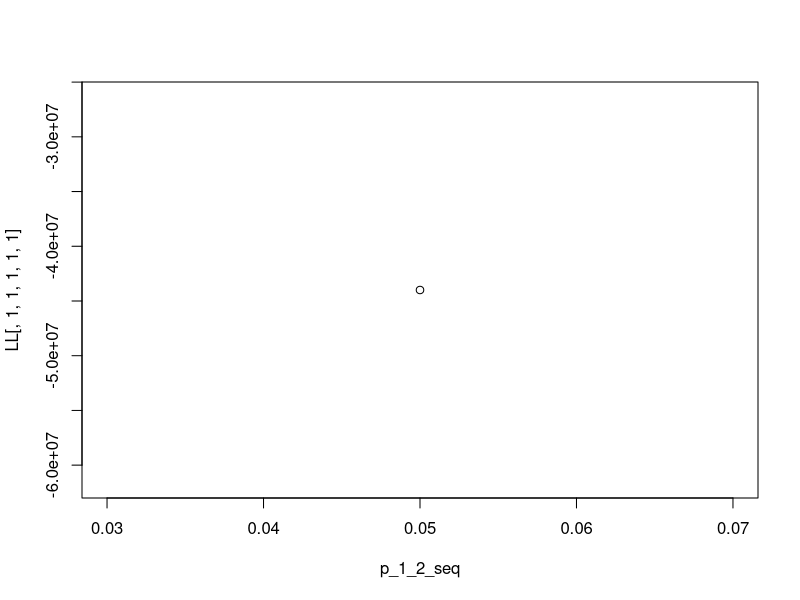
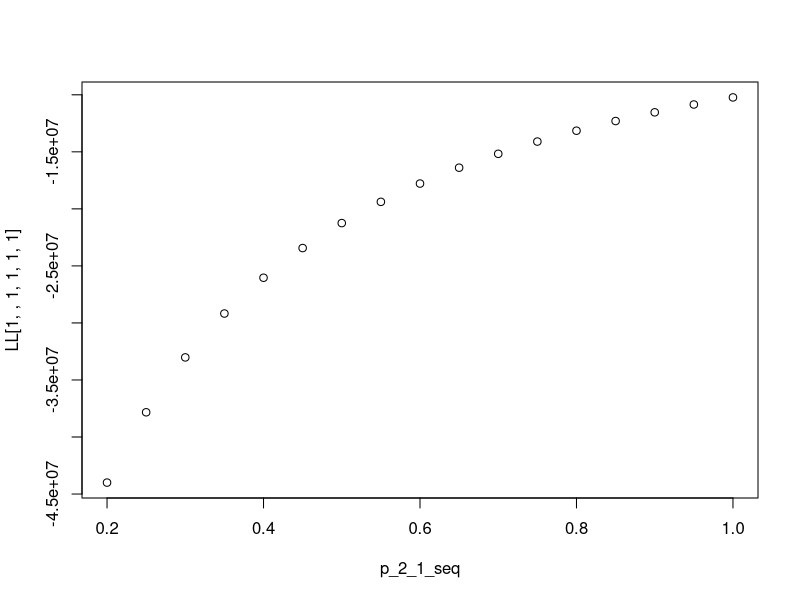
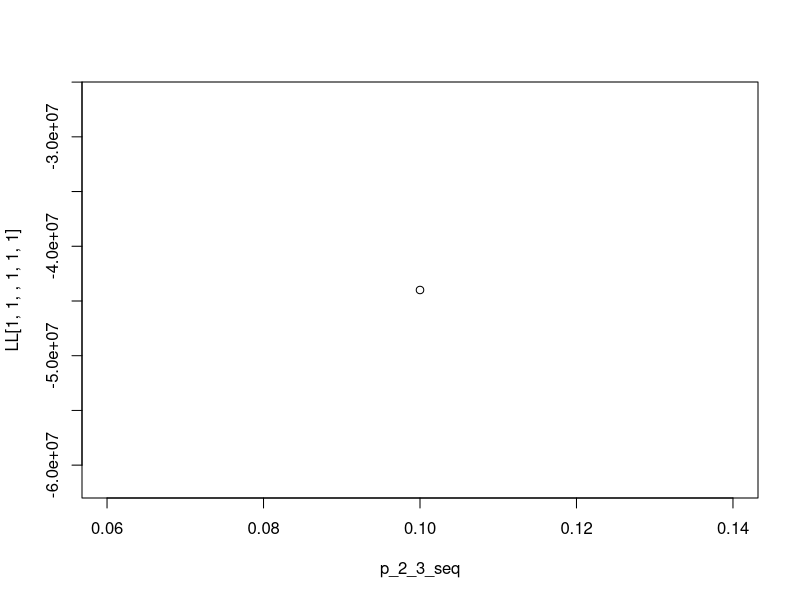
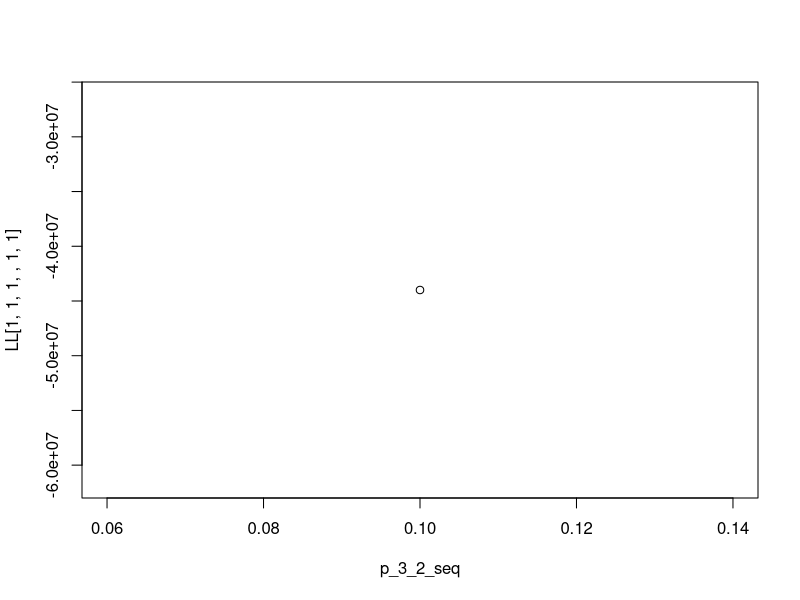
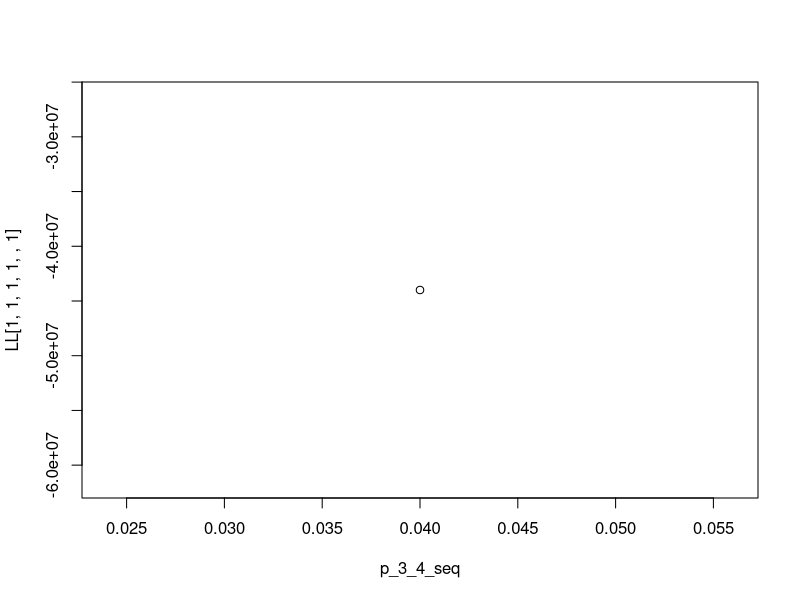
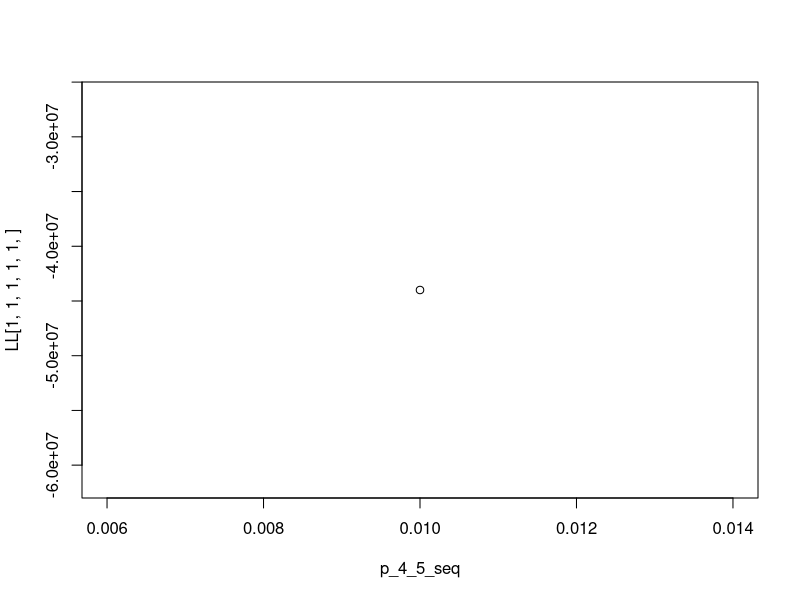

These charts were generated, in order, by the following R code:
### MARKOV MODEL HPV DRAFT
## Gwen Oliver
## Jan 23, 2021

### This model is for the undetected compartments ONLY

### Profile likelihood estimation

# Profile likelihood estimation function
profile <- function(p_1_2,p_2_1,p_2_3,p_3_2,p_3_4,p_4_5){

  # Starting parameters
  t = 1000
  N.states = 5
  Pop_size = 154566548 
  
  # aging into cohort
  p_age_in <- 1/20
  p_age_out <- p_age_in
  # Dying
  p_die <- 0.01
  
  # Create years label
  prefix = "Year"
  suffix = seq(1:t)
  years = paste(prefix, suffix, sep=" ")
  
  # Create empty array
  mat1 = matrix(NA, t, N.states, dimnames=list(years, c("Normal","LSIL","HSIL","Cancer","Cancer Death")))
  
  # Assign starting prevalence of each state
  prev1 = 0.8
  prev2 = 0.1
  prev3 = 0.1
  prev4 = 0
  prev5 = 0
  
  set.seed(123)
  
  # Assign starting states
  mat1[1,] <- rmultinom(1, Pop_size, prob=c(prev1,prev2,prev3,prev4,prev5)) 

  # Run model
  for(i in 2:t){
    # Normal
    mat1[i,1] <- (mat1[(i-1),1]) +  
      (Pop_size*p_age_in) +   
      (mat1[(i-1),2])*p_2_1 -   
      (mat1[(i-1),1])*p_1_2 - 
      (mat1[(i-1),1])*p_age_out - 
      (mat1[(i-1),1])*p_die
    # LSIL  
    mat1[i,2] <-   (mat1[(i-1),2]) + 
      (mat1[(i-1),1])*p_1_2 +
      (mat1[(i-1),3])*p_3_2 - 
      (mat1[(i-1),2])*p_2_1 - 
      (mat1[(i-1),2])*p_2_3 - 
      (mat1[(i-1),2])*p_age_out -
      (mat1[(i-1),2])*p_die
    # HSIL  
    mat1[i,3] <-   (mat1[(i-1),3]) + 
      (mat1[(i-1),2])*p_2_3 -   
      (mat1[(i-1),3])*p_3_2 - 
      (mat1[(i-1),3])*p_3_4 - 
      (mat1[(i-1),3])*p_age_out -
      (mat1[(i-1),3])*p_die
    # Cancer
    mat1[i,4] <- (mat1[(i-1),4]) +
      (mat1[(i-1),3])*p_3_4 -   
      (mat1[(i-1),4])*p_4_5 - 
      (mat1[(i-1),4])*p_age_out -
      (mat1[(i-1),4])*p_die
    # Cancer deaths
    mat1[i,5] <-
      (mat1[(i-1),4])*p_4_5        #progress from cancer
  
  }

  mat1 <- round(mat1,0)
  
  # Vector of HSIL, cancer, and cancer death at steady state for iteration
  result <- c(mat1[1000,3],mat1[1000,4],mat1[1000,5])
  
  # Log likelihood of result vs predicted
  LL <- sum(dpois(result, c(216000,11778,3663), log=TRUE))
  
  output <- list("Results"=result, "LL"=LL)
  
  return(output)
  
}


################### Run function with many inputs #######################

#p_1_2_seq=seq(0.05,0.5,0.05) # Normal > LSIL
#p_2_1_seq=seq(0.4,0.7,0.05) # LSIL > normal
p_2_1_seq=seq(0.2,1,0.05) # LSIL > normal
#p_2_3_seq=seq(0.1,0.3,0.05) # LSIL > HSIL
#p_3_2_seq=seq(0.1,0.4,0.05) # HSIL > LSIL
#p_3_4_seq=seq(0.04,0.4,0.05) # HSIL > Cancer
#p_4_5_seq=seq(0.01,0.5,0.05) # Cancer > cancer death

p_1_2_seq=0.05
p_2_3_seq=0.1 # LSIL > HSIL
p_3_2_seq=0.1 # HSIL > LSIL
p_3_4_seq=0.04 # HSIL > Cancer
p_4_5_seq=0.01 # Cancer > cancer death


# Empty vector for function output
LL <- array(NA, dim=c(length(p_1_2_seq),length(p_2_1_seq),length(p_2_3_seq),length(p_3_2_seq),length(p_3_4_seq),length(p_4_5_seq)))

Results <- array(NA, dim=c(3,length(p_1_2_seq),length(p_2_1_seq),length(p_2_3_seq),length(p_3_2_seq),length(p_3_4_seq),length(p_4_5_seq)))

# Time start
ptm <- proc.time()
# Run for loop
for(i in 1:length(p_1_2_seq)){
  for(j in 1:length(p_2_1_seq)){
    for(k in 1:length(p_2_3_seq)){
      for(l in 1:length(p_3_2_seq)){
        for(m in 1:length(p_3_4_seq)){
          for(n in 1:length(p_4_5_seq)){
            LL[i,j,k,l,l,n] <- profile(p_1_2=p_1_2_seq[i],p_2_1=p_2_1_seq[j],p_2_3=p_2_3_seq[k],p_3_2=p_3_2_seq[l],p_3_4=p_3_4_seq[m],p_4_5=p_4_5_seq[n])$LL
            Results[,i,j,k,l,l,n] <- profile(p_1_2=p_1_2_seq[i],p_2_1=p_2_1_seq[j],p_2_3=p_2_3_seq[k],p_3_2=p_3_2_seq[l],p_3_4=p_3_4_seq[m],p_4_5=p_4_5_seq[n])$Results

          }
        }
      }
    }
  }
}
#Time end
proc.time() - ptm

# Plot results
plot(p_1_2_seq, LL[,1,1,1,1,1])
plot(p_2_1_seq, LL[1,,1,1,1,1])
plot(p_2_3_seq, LL[1,1,,1,1,1])
plot(p_3_2_seq, LL[1,1,1,,1,1])
plot(p_3_4_seq, LL[1,1,1,1,,1])
plot(p_4_5_seq, LL[1,1,1,1,1,])

# Identify maximum
which(LL==max(LL))


# 



